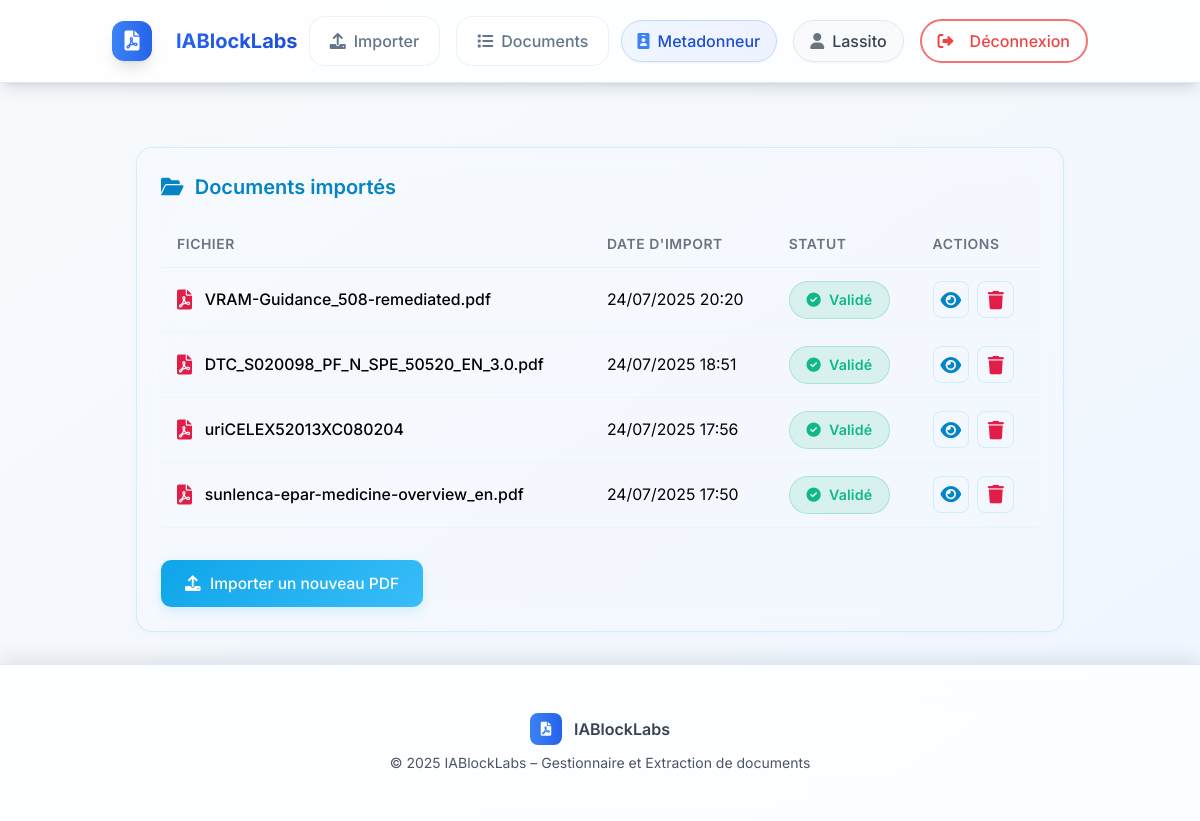
Page /documents/ (signed in) on the earlier database version.
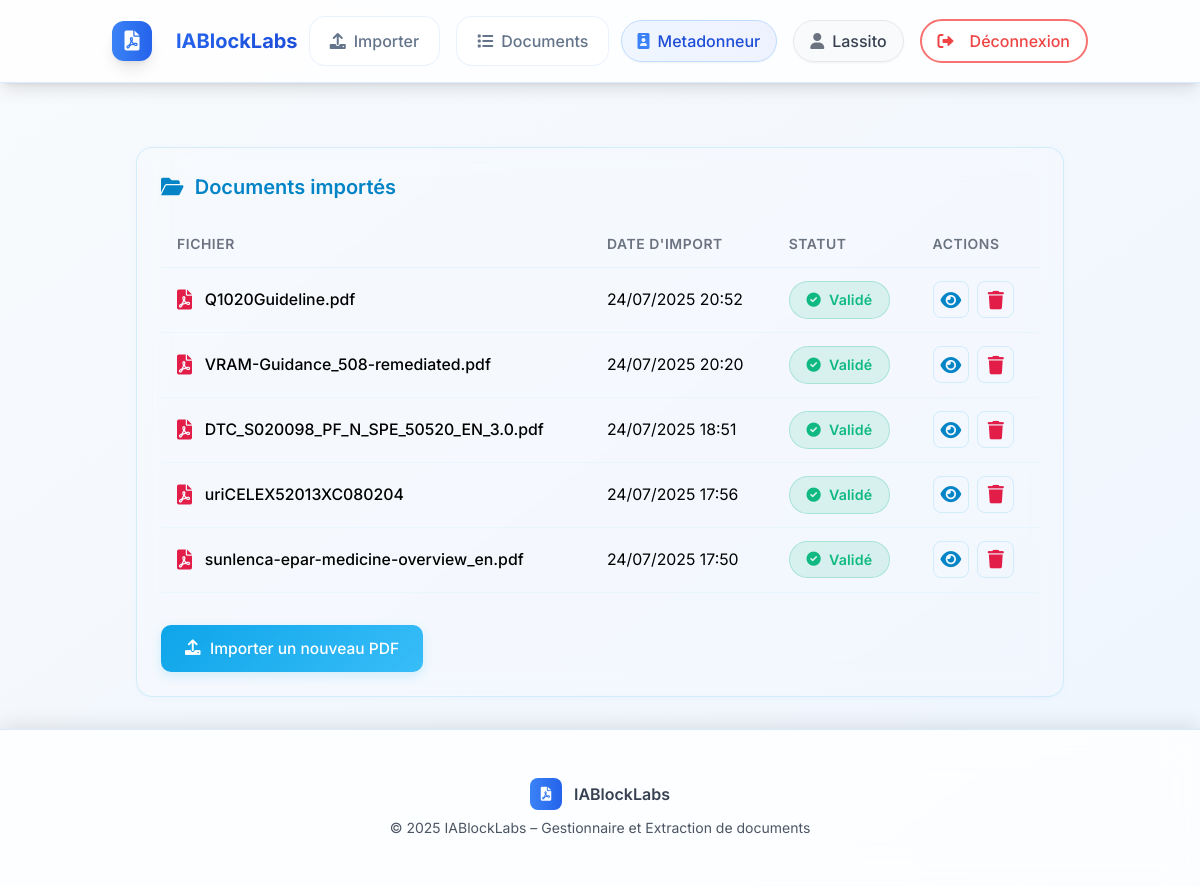
Same page on the later database version.
### rawdocs/models.py (models this page shows, shortened)
class RawDocument(models.Model):
    url = models.URLField(help_text="URL d'origine du PDF", blank=True)
    file = models.FileField(upload_to=pdf_upload_to, help_text="Fichier PDF téléchargé")
    created_at = models.DateTimeField(auto_now_add=True)
    owner = models.ForeignKey(
        settings.AUTH_USER_MODEL,
        on_delete=models.CASCADE,
        related_name='raw_documents',
        null=True, blank=True,
        help_text="Utilisateur qui a téléchargé ce document"
    )
    is_validated = models.BooleanField(default=False, help_text="Document validé par un métadonneur")
    validated_at = models.DateTimeField(null=True, blank=True)
    is_ready_for_expert = models.BooleanField(default=False, help_text="Document prêt pour révision expert")
    expert_ready_at = models.DateTimeField(null=True, blank=True,
                                           help_text="Date à laquelle le document est devenu prêt pour l'expert")
    total_pages = models.IntegerField(default=0, help_text="Nombre total de pages")
    pages_extracted = models.BooleanField(default=False, help_text="Pages extraites individuellement")
    title = models.TextField(blank=True, help_text="Titre du document")
    doc_type = models.CharField("Type", max_length=100, blank=True, help_text="Type du document (guide, rapport…)")
    publication_date = models.CharField(max_length=100, blank=True, help_text="Date de publication")
    version = models.CharField(max_length=50, blank=True, help_text="Version extraite")
    source = models.CharField(max_length=255, blank=True, help_text="Organisation émettrice (EMA, FDA…)")
    context = models.TextField(blank=True, help_text="Contexte extrait (2 phrases max)")
    country = models.CharField(max_length=100, blank=True, help_text="Pays détecté (GPE ou TLD)")
    language = models.CharField(max_length=10, blank=True, help_text="Langue détectée (fr, en…)")
    url_source = models.URLField(blank=True, help_text="URL d'origine pour référence")

### rawdocs/views.py (the view)
# urls.py: path('documents/', views.document_list, name='document_list'),
@login_required(login_url='rawdocs:login')
@user_passes_test(is_metadonneur)
def document_list(request):
    docs = RawDocument.objects.filter(owner=request.user).order_by('-created_at')
    for d in docs:
        d.basename = os.path.basename(d.file.name)
    return render(request, 'rawdocs/document_list.html', {'documents': docs})

### rawdocs/templatetags/rawdocs_extras.py (called while the page is built)
@register.filter
def basename(value):
    return os.path.basename(value)

### rawdocs/views.py (called while the page is built)
def is_metadonneur(user):
    return user.groups.filter(name="Metadonneur").exists()

### templates/rawdocs/document_list.html (shortened to what this page needs)
{% extends "base.html" %}
{% load rawdocs_extras %}
{% block content %}
<div class="dashboard-container">
    <div class="card">
        <h2 class="card-title">
            <i class="fas fa-folder-open"></i>
            Documents importés
        </h2>
        {% if documents %}
            <div class="overflow-x-auto" style="overflow-x:auto;">
                <table class="table">
                    <thead>
                        <tr>
                            <th>Fichier</th>
                            <th>Date d'import</th>
                            <th>Statut</th>
                            <th>Actions</th>
                        </tr>
                    </thead>
                    <tbody>
                        {% for doc in documents %}
                        <tr>
                            <td>
                                <div class="filename">
                                    <i class="fas fa-file-pdf"></i>
                                    {{ doc.file.name|basename }}
                                </div>
                            </td>
                            <td>{{ doc.created_at|date:"d/m/Y H:i" }}</td>
                            <td>
                                {% if doc.is_refused %}
                                    <span class="badge refused">
                                        <i class="fas fa-times-circle"></i> Refusé
                                    </span>
                                {% elif doc.requires_correction %}
                                    <span class="badge correction">
                                        <i class="fas fa-bell"></i> Correction requise
                                    </span>
                                {% elif doc.is_validated %}
                                    <span class="badge validated">
                                        <i class="fas fa-check-circle"></i> Validé
                                    </span>
                                {% else %}
                                    <span class="badge pending">
                                        <i class="fas fa-clock"></i> En attente
                                    </span>
                                {% endif %}
                            </td>
                            <td>
                                <div class="table-actions">
                                    <a href="{% url 'rawdocs:edit_metadata' doc.id %}"
                                       class="action-btn view"
                                       aria-label="Voir ou éditer les métadonnées"
                                       title="Voir / éditer les métadonnées">
                                        <i class="fas fa-eye"></i>
                                    </a>
                                    <form method="post"
                                          action="{% url 'rawdocs:document_delete' doc.id %}"
                                          class="inline" style="display:inline;">
                                        <button type="submit"
                                                class="action-btn delete"
                                                aria-label="Supprimer"
                                                title="Supprimer"
                                                onclick="return confirm('Êtes-vous sûr de vouloir supprimer ce document ?');">
                                            <i class="fas fa-trash"></i>
                                        </button>
                                    </form>
                                </div>
                            </td>
                        </tr>
                        {% endfor %}
                    </tbody>
                </table>
            </div>
        {% endif %}
        <div class="mt-6" style="margin-top:2rem;">
            <a href="{% url 'rawdocs:upload' %}"
               class="btn btn-primary">
                <i class="fas fa-upload"></i> Importer un nouveau PDF
            </a>
        </div>
    </div>
</div>
{% endblock %}

Differences in the rows shown:
added RawDocument: file.name|basename "Q1020Guideline.pdf", created_at "24/07/2025 20:52", is_validated True (drawn)
